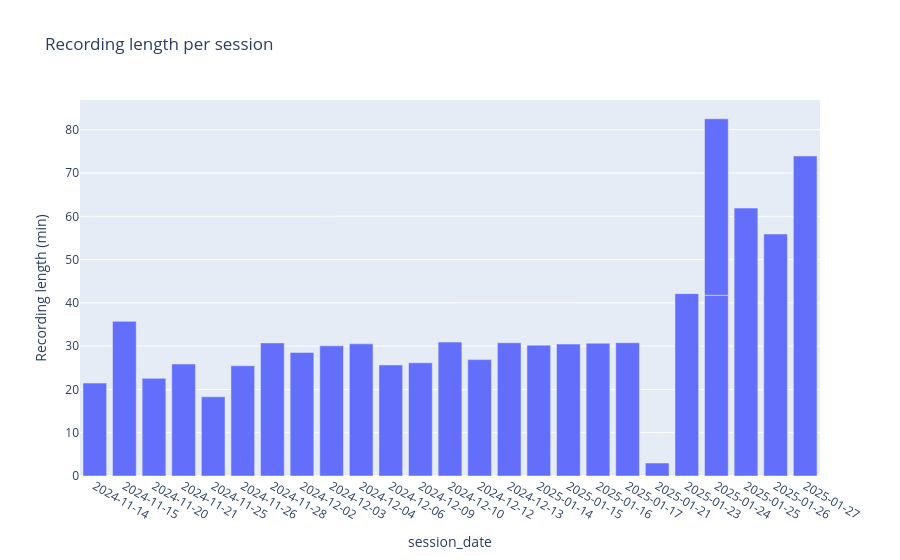

Here is the notebook cell this chart was saved with:
### Code cell
session_counts = (
    fr.groupby(level="session_id")
    .size()
    .rename("n_entries")
    .reset_index()
)
# convert number of bins → minutes
session_counts["duration_min"] = session_counts["n_entries"] * 0.04 / 60
session_counts["session_date"] = session_counts["session_id"].str.split("_").str[0]
session_counts = session_counts.sort_values("session_id")

fig = px.bar(
    session_counts,
    x="session_date",
    y="duration_min",
    labels={
        "session_id": "session_id",
        "duration_min": "Recording length (min)",
    },
    title="Recording length per session",
)

fig.update_xaxes(
    type="category",
    categoryorder="array",
    categoryarray=session_counts["session_id"],
)

fig.show()

### Figure 1 — Plotly figure (JSON) as saved in the notebook; plotly's stock layout.template omitted (floating-point values rounded to 4 significant figures)
{"data": [{"hovertemplate": "session_date=%{x}<br>Recording length (min)=%{y}<extra></extra>", "legendgroup": "", "marker": {"color": "#636efa", "pattern": {"shape": ""}}, "name": "", "orientation": "v", "showlegend": false, "textposition": "auto", "type": "bar", "x": ["2024-11-14", "2024-11-15", "2024-11-20", "2024-11-21", "2024-11-25", "2024-11-26", "2024-11-28", "2024-12-02", "2024-12-03", "2024-12-04", "2024-12-06", "2024-12-09", "2024-12-10", "2024-12-12", "2024-12-13", "2025-01-14", "2025-01-15", "2025-01-16", "2025-01-17", "2025-01-21", "2025-01-23", "2025-01-24", "2025-01-24", "2025-01-25", "2025-01-26", "2025-01-27"], "xaxis": "x", "y": [21.47, 35.73, 22.56, 25.87, 18.31, 25.48, 30.75, 28.56, 30.07, 30.53, 25.65, 26.15, 30.94, 26.89, 30.77, 30.23, 30.48, 30.67, 30.78, 3.0, 42.13, 41.76, 40.76, 61.9, 55.89, 73.94], "yaxis": "y"}], "layout": {"barmode": "relative", "legend": {"tracegroupgap": 0}, "title": {"text": "Recording length per session"}, "xaxis": {"anchor": "y", "categoryarray": ["2024-11-14_16-40", "2024-11-15_15-48", "2024-11-20_17-46", "2024-11-21_17-22", "2024-11-25_16-25", "2024-11-26_16-39", "2024-11-28_17-41", "2024-12-02_16-09", "2024-12-03_16-23", "2024-12-04_18-06", "2024-12-06_16-49", "2024-12-09_17-45", "2024-12-10_17-20", "2024-12-12_16-13", "2024-12-13_17-10", "2025-01-14_18-08", "2025-01-15_17-18", "2025-01-16_17-47", "2025-01-17_16-55", "2025-01-21_18-49", "2025-01-23_16-48", "2025-01-24_12-24", "2025-01-24_19-37", "2025-01-25_21-29", "2025-01-26_21-48", "2025-01-27_13-39"], "categoryorder": "array", "domain": [0, 1], "title": {"text": "session_date"}, "type": "category"}, "yaxis": {"anchor": "x", "domain": [0, 1], "title": {"text": "Recording length (min)"}}}}
